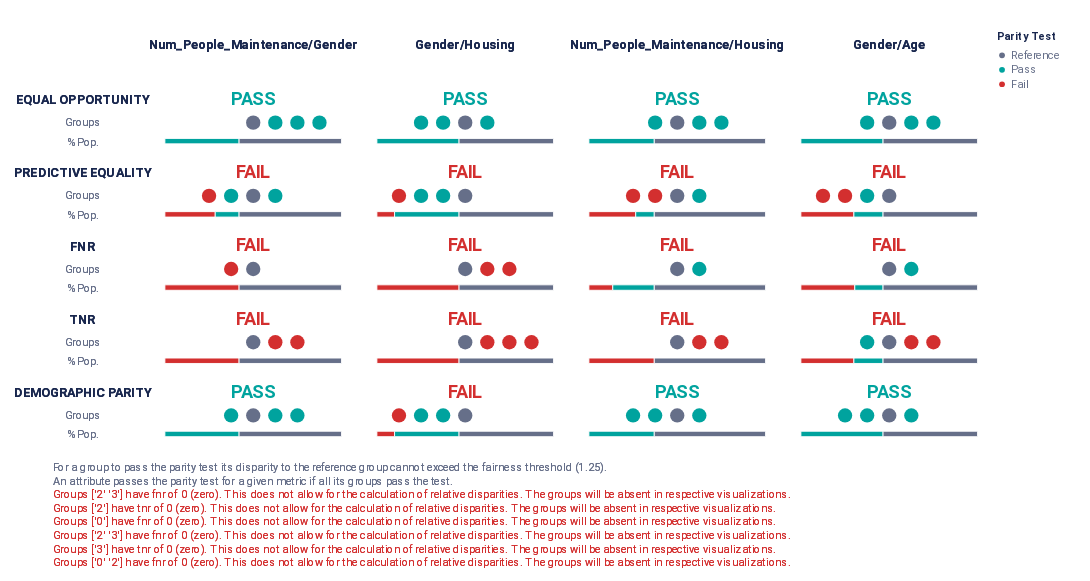
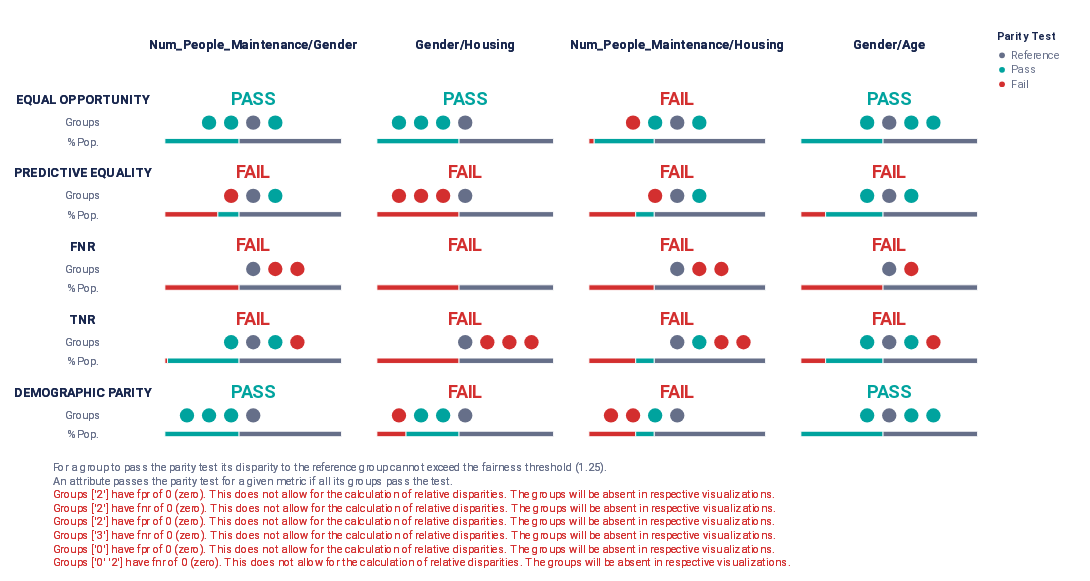

Write notebook code for charts like these, in order.
### Code cell
'''
1: Massaging method (Flips selected labels to reduce prevalence disparity between groups), train and calculate metrics.
'''
#transform data
data_to_transform = df_num_int.copy()
data_transformed_m1 = pre_process_massaging(data_to_transform, "num_people_maintenance/gender",target)
data_transformed_m1["num_people_maintenance/gender"] = data_transformed_m1["num_people_maintenance/gender"].astype(int)
data_transformed_m2 = pre_process_massaging(data_transformed_m1, "gender/housing",target)
data_transformed_m2["gender/housing"] = data_transformed_m2["gender/housing"].astype(int)
data_transformed_m3= pre_process_massaging(data_transformed_m2, "num_people_maintenance/housing",target)
data_transformed_m3["num_people_maintenance/housing"] = data_transformed_m3["num_people_maintenance/housing"].astype(int)
data_transformed_m4= pre_process_massaging(data_transformed_m3, "gender/age",target)
data_transformed_m4["gender/age"] = data_transformed_m4["gender/age"].astype(int)

#train on the transformed dataset
x_test_ms, y_test_ms, y_predicted_dict_transformed, metrics_ms_dict = split_and_train(data_transformed_m4,protected_attributes_int)
#calculate the fairness report
df_test_transformed =calc_fairness_report(x_test_ms, y_test_ms, y_predicted_dict_transformed["RandomForest"],target,protected_attributes_int, display_disp=True)

plot_audit(df_test_int,protected_attributes_int)
plot_audit(df_test_transformed,protected_attributes_int)
